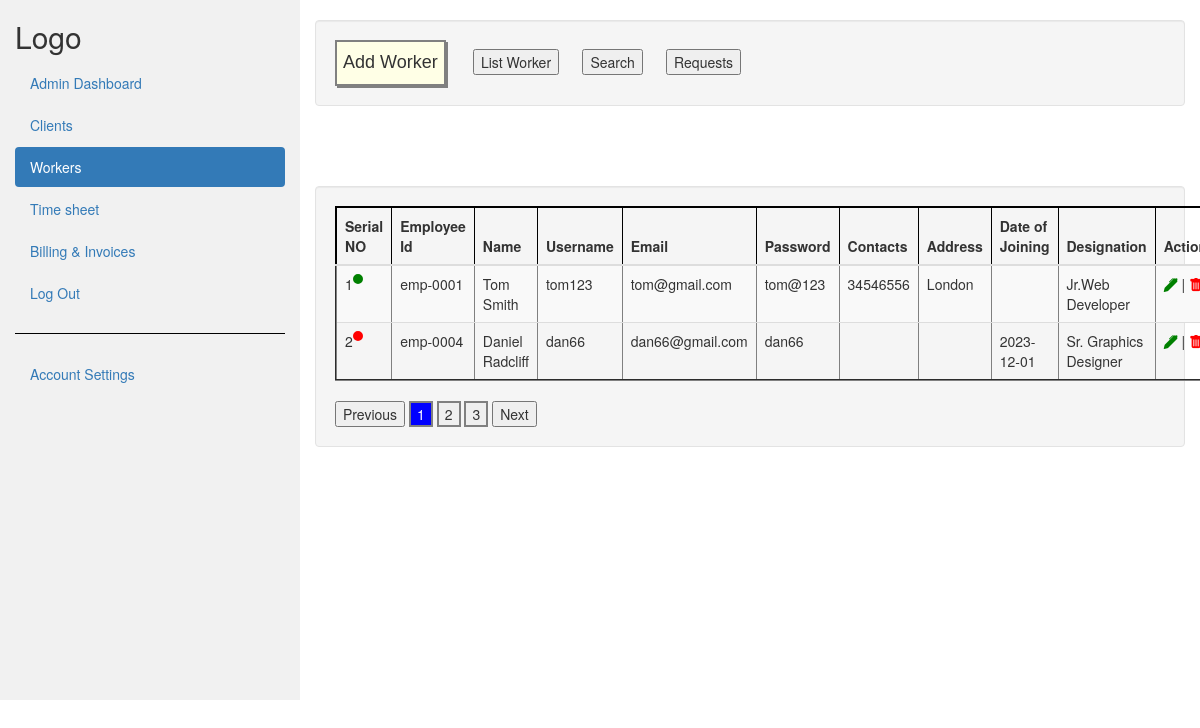
Screenshot of /workers.php (signed in) with the database file from the repository.
### tables this page shows
CREATE TABLE `workers` (
  `img` varchar(255) NOT NULL DEFAULT 'plogo.png',
  `id` int(100) NOT NULL,
  `user_id` varchar(100) NOT NULL,
  `uname` varchar(100) NOT NULL,
  `fname` varchar(100) NOT NULL,
  `lname` varchar(100) NOT NULL,
  `contacts` varchar(100) NOT NULL,
  `address` varchar(500) NOT NULL,
  `doj` varchar(20) NOT NULL,
  `email` varchar(200) NOT NULL,
  `qualification` varchar(200) NOT NULL,
  `designation` varchar(200) NOT NULL
);

CREATE TABLE `user_login` (
  `id` int(100) NOT NULL,
  `uname` varchar(255) NOT NULL,
  `pass` varchar(100) NOT NULL,
  `status` varchar(11) NOT NULL DEFAULT 'inactive'
);

### workers.php (the view, shortened to what this page needs)
<?php
if(isset($_SESSION['u_name']) && isset($_SESSION['u_pass'])){
  include_once("../config/db.php");
?>
<!DOCTYPE html>
<html lang="en">
<head>
  <link rel="stylesheet" href="https://maxcdn.bootstrapcdn.com/bootstrap/3.4.1/css/bootstrap.min.css">
  <link rel="stylesheet" type="text/css" href="css/workers.css">
  <link rel="stylesheet" href="https://cdn.jsdelivr.net/npm/bootstrap-icons@1.10.2/font/bootstrap-icons.css">
</head>
<body>
<div class="container-fluid">
  <div class="row content">
    <div class="col-sm-3 sidenav hidden-xs" style="height: 700px;">
      <h2>Logo</h2>
      <ul class="nav nav-pills nav-stacked">
        <li><a href="dashboard.php">Admin Dashboard</a></li>
        <li><a href="client.php">Clients</a></li>
        <li class="active"><a href="workers.php">Workers</a></li>
        <li><a href="calendar.php">Time sheet</a></li>
        <li><a href="#">Billing & Invoices</a></li>
        <li><a href="logout.php">Log Out</a></li>
        <hr style="background-color: black;">
        <li><a href="profile.php">Account Settings</a></li>
      </ul><br>
    </div>
    <br>
    <div class="col-sm-9">
      <div class="well">
        <nav >
        <button id="mybtn" class="mybtn" onclick="addmodal()"><h4>Add Worker</h4></button> &nbsp &nbsp &nbsp
        <button id="list_worker">List Worker</button>&nbsp &nbsp &nbsp
        <button id="Search"> Search </button>&nbsp &nbsp &nbsp
        <button id="request">Requests</button>&nbsp &nbsp &nbsp
        </nav>
      </div>
      <br><br>
<p class="hide" id="noData_list">no data found</p><br>
    <div class="row">
        <div class="col-sm-12">
  <div class="well" id="list_table">
<table border="2px;" class="table table-success table-striped" id="worker_table">
    <thead style="border: 2px solid black;" id="tb">
      <th colspan="2"><b>Serial NO </b></th>
      <th colspan="2"><b>Employee Id</b></th>
      <th colspan="4"><b>Name</b></th>
      <th colspan="2"><b>Username</b></th>
      <th colspan="4"><b>Email</b></th>
      <th colspan="4"><b>Password</b></th>
      <th colspan="2"><b>Contacts</b></th>
      <th colspan="2"><b>Address</b></th>
      <th colspan="4"><b>Date of Joining</b></th>
      <th colspan="4"><b>Designation</b></th>
      <th colspan="2"><b>Action</b></th>
    </thead>
      <tbody id="tbody">
        <?php
        $selct = "SELECT * FROM workers INNER JOIN user_login ON workers.uname = user_login.uname ";
        $result = mysqli_query($conn,$selct);
        if(mysqli_num_rows($result) > 0){
             $id=0;
                   while ($row = mysqli_fetch_assoc($result)) {
                   $id++;
                   $name = $row['fname']." ".$row['lname'];
                   $worker_id = $row['id'];
                   ?>
                      <tr id="<?php echo $worker_id;?>" >
                        <td colspan="2">
                      <div class="active_felx">
                        <?php
                        echo $id;
                        if($row['status']==="active"){
              ?><span class="active_emp"></span><?php
                        }
                        else if($row['status']==="inactive"){
              ?><span class="inactive_emp"></span><?php
                        }
                        ?>
                      </div>
                        </td>
                        <td colspan="2"> <?php echo $row['user_id']; ?></td>
                        <td colspan="4"> <?php echo $name; ?></td>
                        <td colspan="2"> <?php echo $row['uname']; ?> </td>
                        <td colspan="4"> <?php echo $row['email']; ?> </td>
                        <td colspan="4"> <?php echo $row['pass']; ?> </td>
                        <td colspan="2"> <?php echo $row['contacts']; ?> </td>
                        <td colspan="2"> <?php echo $row['address']; ?> </td>
                        <td colspan="4"> <?php echo $row['doj']; ?> </td>
                        <td colspan="4"> <?php echo $row['designation']; ?> </td>
                        <td colspan="8">
                          <a href="edit_user.php?uid=<?php echo $worker_id;?>"
                           style="cursor: pointer;">
                           <i class="bi bi-pen-fill" style="color: green;"></i>
                            </a>|
                            <i class="bi bi-trash-fill remove"
                             style="color: red; cursor: pointer;"
                              onclick="del(this)">
                            </i>
                        </td>
                      </tr>
                   <?php
                 }
              ?>
              <?php
            }
               else{
                  echo '<tr>';
                  echo '<td>'.'data not available'.'</td>';
                  echo '</tr>';
               }
        ?>
      </tbody>
    </table>
    <div id="pagination" style="display: flex;">
      <button id="prev">Previous</button>&nbsp
      <div id="pagination_div">
      </div>
    <button id="next">Next</button>
</div>
          </div>
        </div>
      </div>
    </div>
  </div>
</div>
</body>
</html>
<?php
}
else{
  echo "401 login failed.<br>";
  echo "you haven't logged in yet.<br><br>";
?>
<a href="index.php"> Login here.</a>
<?php
}
?>

### css/workers.css (style rules this page uses)
.row.content { height: 550px }
.sidenav { background-color: #f1f1f1; height: 100%; }
hr { height: 1px; background-color: #ccc; border:none; }
.mybtn { background-color:#ffffe6; box-shadow: 2px 2px grey; border: 2px solid grey; font-family: sans-serif; }
.active_felx { display: flex; }
.active_emp { height: 30px; width: 30px; border-radius: 50%; background-color: red; border: 2px solid red; }

### workers.php (style rules this page uses)
.active_felx { display: flex; }
.active_emp { height: 10px; width: 10px; border-radius: 50%; background-color: green; border: 2px solid green; }
.inactive_emp { height: 10px; width: 10px; border-radius: 50%; background-color: red; border: 2px solid red; }

### rows the page displays
workers: user "emp-0001", name "Tom Smith", user_login.uname "tom123", email "tom@gmail.com", user_login.pass "tom@123", contacts "34546556", address "London", designation "Jr.Web Developer"
workers: user "emp-0004", name "Daniel Radcliff", user_login.uname "dan66", email "dan66@gmail.com", user_login.pass "dan66", doj "2023-12-01", designation "Sr. Graphics Designer"
